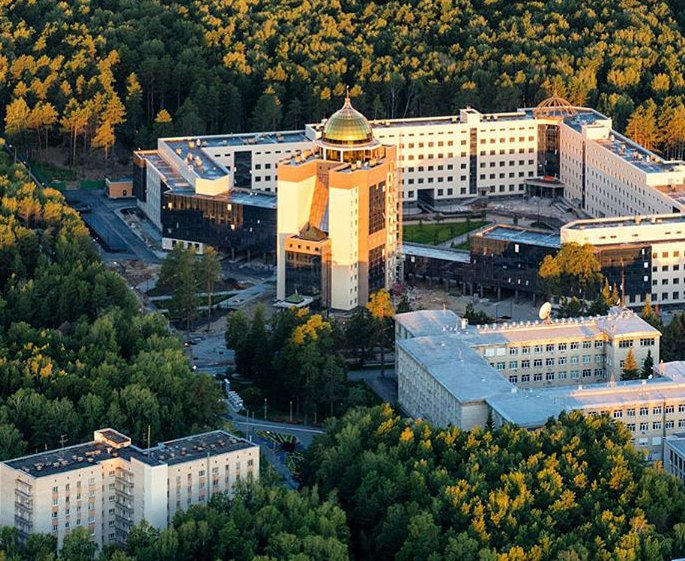
#> input picture Data/nsu.jpg, 685 x 561 px, found by its file name
$ python tasks1-6.py   (older library calls are emulated)
#> lines starting #> are read from the running program, lines starting #| are printed output that depends on the picture; after the words box and inside, x2 and y2 are one past the last pixel; in counts of white or black regions, pixels touching at a corner belong together
import matplotlib.pyplot as plt
import numpy as np
import scipy as sp
import numpy.random as random
import cv2
import tensorflow as tf
from time import time
from collections import OrderedDict

print(cv2.__version__)


def read_image(path, img_format: str):

#> called with img_format = 'rgb'
    im = cv2.imread(path)
#> im is the input picture: shape (561, 685, 3); mean B, G, R 74.6, 87.9, 82.9

    if img_format == 'rgb':
        im = cv2.cvtColor(im, cv2.COLOR_BGR2RGB)
    if img_format == 'gray' and len(np.shape(im)) > 2:
        im = cv2.cvtColor(im, cv2.COLOR_BGR2GRAY)

    return im


def linear_correction(im, a=0.0, b=0.0):
    return np.clip(im.astype(np.float32)*a + b, 0.0, 255.0).astype(np.uint8)


def gamma_correction(im, gamma=1.0):
    return (np.clip(np.power(im.astype(np.float32)/255.0, gamma), 0.0, 255.0)*255.0).astype(np.uint8)


def build_hist(im):

    im = im.astype(np.int64)

    c = 1 if len(np.shape(im)) == 2 else np.shape(im)[2]
    if len(np.shape(im)) == 3:
        im = np.sum(im, axis=2)

    brightness = (im // c).reshape(im.size)
    hist = np.histogram(brightness, bins=256, range=(-0.5, 255.5))
    return hist


def image_gradients(im, kernel_size):

    grad_x = (cv2.Sobel(im, ddepth=-1, dx=1, dy=0, ksize=kernel_size)).astype(np.float32)
    grad_y = (cv2.Sobel(im, ddepth=-1, dx=0, dy=1, ksize=kernel_size)).astype(np.float32)

    modulus = np.expand_dims(np.sqrt(grad_x * grad_x + grad_y * grad_y) / (127.5 * np.sqrt(2)), axis=3)
    direction = (np.arctan2(grad_x - 127.5, grad_y - 127.5)/np.pi + 1.0) / 2.0
    colormap = plt.get_cmap("hsv")

    direction_image = colormap(direction).astype(np.float32)
    dir_mod_image = modulus * direction_image * 255.0
    result = dir_mod_image[:, :, 0:3]

    return result.astype(np.uint8)


# [8 lines left out: function show_colormap, not called in this run]


def task1():

    path = "C:/Users/Timofey/Desktop/OPEN_CV/Data/nsu.jpg"
    intensity = 200

    image = read_image(path, "rgb")
    print(np.shape(image))
#| (561, 685, 3)

    brightness = np.sum(image.astype(np.int64), axis=2)
    brightness = brightness.astype(np.float32)/3.0
    good_pixels = brightness > intensity
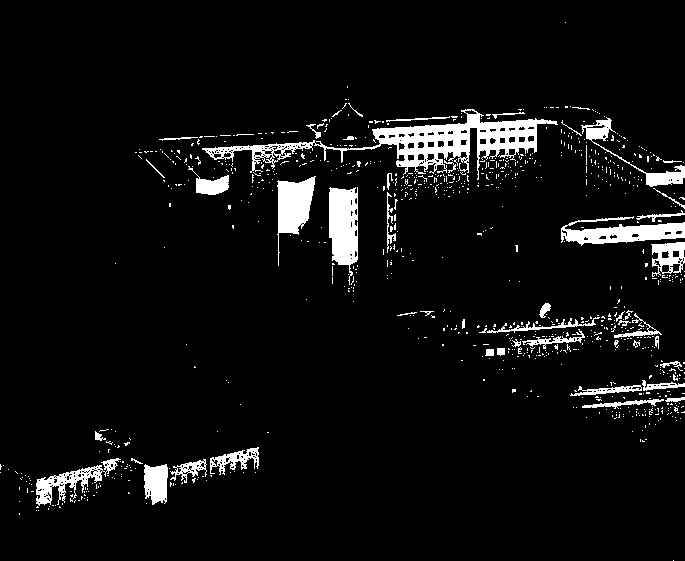
#> good_pixels: shape (561, 685) bool; 5.8% white; 914 white regions (864 under 20 px), largest, box (x1, y1, x2, y2) and area: (202, 109, 558, 180) 5791, (329, 187, 358, 285) 2037, (561, 216, 685, 246) 1886
    print(good_pixels.astype(np.int64).sum())
#| 22413

    plt.title("Source image")
    plt.imshow(image)
    plt.show()


def task2():
    path = "C:/Users/Timofey/Desktop/OPEN_CV/Data/nsu.jpg"
    centers = [(552, 104), (346, 126)]

    image = read_image(path, "rgb")
    print(np.shape(image))
#| (561, 685, 3)

    for center in centers:
        cv2.ellipse(image, center, (43, 25), 0.0, 0.0, 360.0, (255, 0, 255), 3)
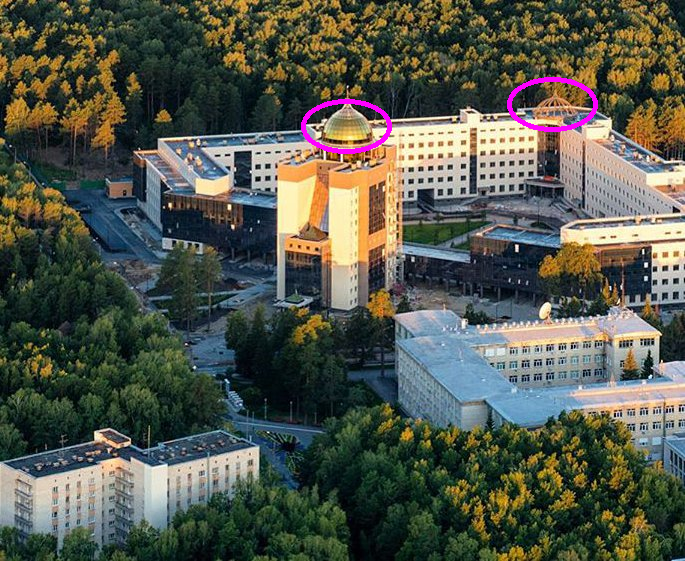
#> image: shape (561, 685, 3); mean R, G, B 83.7, 87.3, 75.5

    plt.title("Source image with ellipses!")
    plt.imshow(image)
    plt.show()


def task3():

    path = "C:/Users/Timofey/Desktop/OPEN_CV/Data/gg.jpg"
    image = read_image(path, "rgb")
#> call 3 of read_image, with img_format = 'rgb'
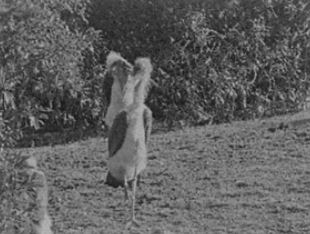
#> input picture Data/gg.jpg, 310 x 234 px, found by its file name
#> in read_image, im is the input picture: shape (234, 310, 3); min 10, max 183, mean 94.9
    print(np.shape(image))
#| (234, 310, 3)

    lc_image = linear_correction(image, a=1.0, b=50.0)
    gc_image = gamma_correction(image, gamma=0.5)
    image_hist = build_hist(image)

    image = cv2.cvtColor(image, cv2.COLOR_RGB2GRAY)
#> image: shape (234, 310)
    eq_image = cv2.equalizeHist(image)
    grayscale_hist = build_hist(image)
    equalized_hist = build_hist(eq_image)

    plt.subplot(241)
    plt.title("Source image")
    imgplot = plt.imshow(image)
    imgplot.set_cmap('gray')

    plt.subplot(242)
    plt.title("LC")
    imgplot = plt.imshow(lc_image)
    imgplot.set_cmap('gray')

    plt.subplot(243)
    plt.title("GC")
    imgplot = plt.imshow(gc_image)
    imgplot.set_cmap('gray')

    plt.subplot(244)
    plt.title("Source image hist")
    plt.plot(image_hist[0])

    plt.subplot(245)
    plt.title("Source image in grayscale")
    imgplot = plt.imshow(image)
    imgplot.set_cmap('gray')

    plt.subplot(246)
    plt.title("Equalized image")
    imgplot = plt.imshow(eq_image)
    imgplot.set_cmap('gray')

    plt.subplot(247)
    plt.title("Grayscale image hist")
    plt.plot(grayscale_hist[0])

    plt.subplot(248)
    plt.title("Equalized hist")
    plt.plot(equalized_hist[0])

    plt.show()
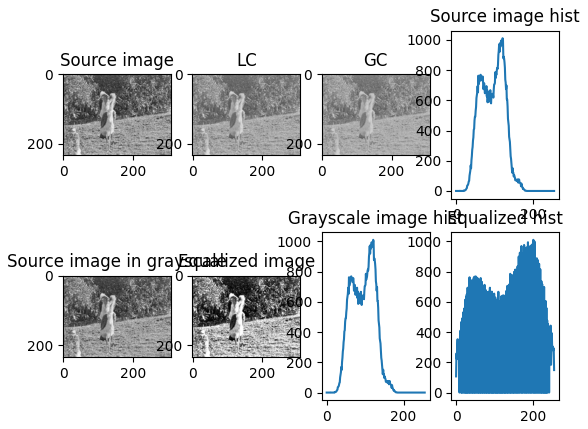
#> figure drawn by matplotlib, 8 panels; panel 4: curve peaks at x = 121, y = 1011; panel 7: curve peaks at x = 121, y = 1011; panel 8: curve peaks at x = 201, y = 1011


def task4():

    path = "C:/Users/Timofey/Desktop/OPEN_CV/Data/church.jpg"
    image = read_image(path, "rgb")
#> call 4 of read_image, with img_format = 'rgb'
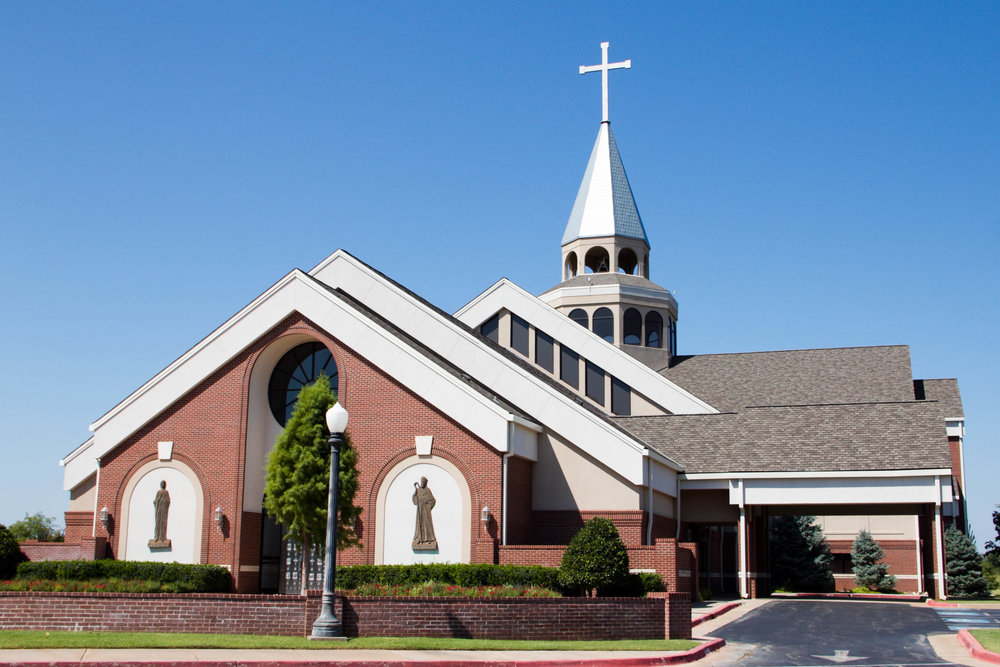
#> input picture Data/church.jpg, 1000 x 667 px, found by its file name
#> in read_image, im is the input picture: shape (667, 1000, 3); mean B, G, R 164.1, 139.1, 117.2
    print(np.shape(image))
#| (667, 1000, 3)

    gray_image = cv2.cvtColor(image, cv2.COLOR_RGB2GRAY)
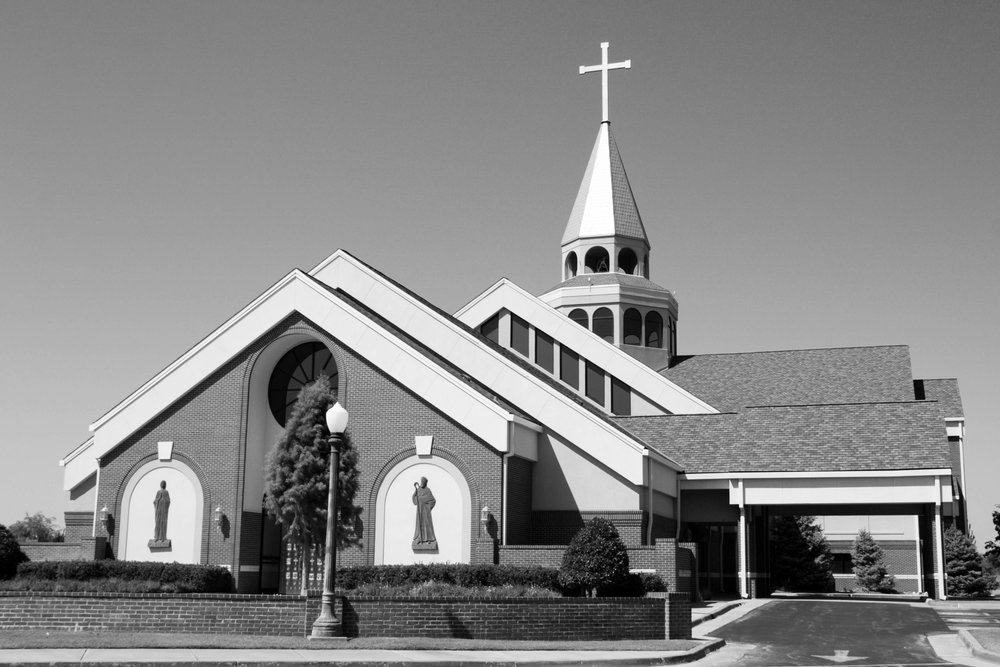
#> gray_image: shape (667, 1000); min 0, max 255, mean 135.4

    filtered_images = OrderedDict()
    filtered_images["Gaussian"] = cv2.GaussianBlur(image, (15, 15), 0)
    filtered_images["Median"] = cv2.medianBlur(image, 15)
    filtered_images["Laplace"] = cv2.Laplacian(gray_image, ddepth=-1)
    filtered_images["Sobel 1"] = cv2.Sobel(gray_image, ddepth=-1, dx=1, dy=1, ksize=5)
    filtered_images["Sobel 2"] = cv2.Sobel(gray_image, ddepth=-1, dx=1, dy=0, ksize=3)
    filtered_images["Sobel 3"] = cv2.Sobel(gray_image, ddepth=-1, dx=0, dy=1, ksize=3)
    filtered_images["Sobel 4"] = cv2.Sobel(gray_image, ddepth=-1, dx=1, dy=1, ksize=1)

    gradients = image_gradients(gray_image, kernel_size=3)
#> in image_gradients, `grad_y = (cv2.Sobel(im, ddepth=-1, dx=0, dy=1, ksize=kernel_size)).ast..`:
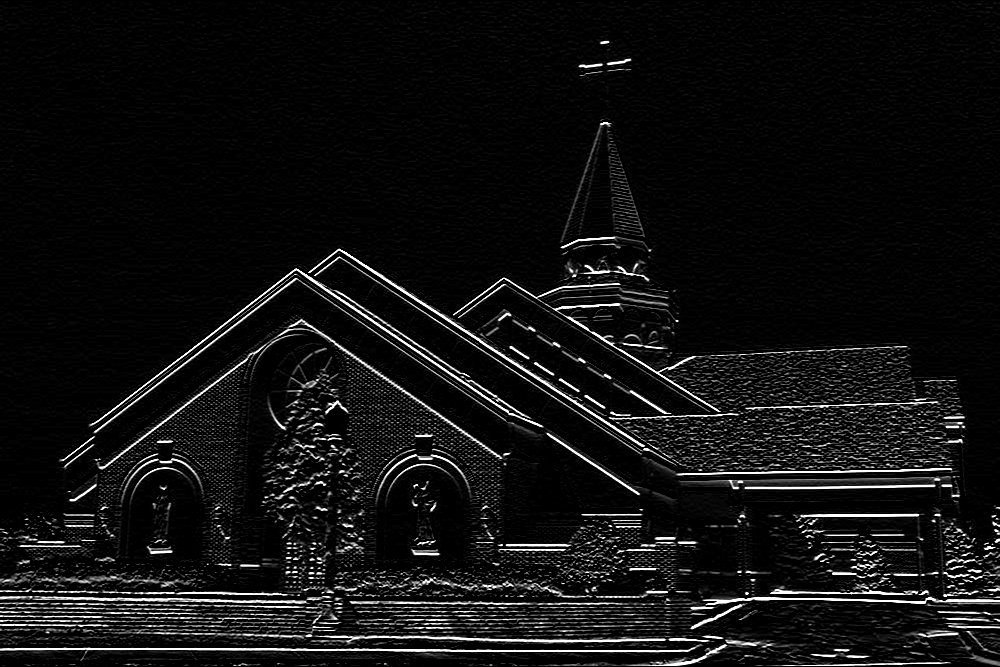
#> grad_y: shape (667, 1000) float32; min 0, max 255, mean 16.8

    show_colormap(name="hsv")

    plt.figure("Filter comparision")

    plt.subplot(331)
    plt.title("My image")
    plt.imshow(image)

    i = 0
    for k, v in filtered_images.items():
        plt.subplot(3, 3, i + 2)
        plt.title(k)
        plt.imshow(v)
        print(k + " " + str(np.shape(v)))
        i += 1

    show_colormap(name="hsv")

    plt.figure("Gradients visualization")

    plt.subplot(121)
    plt.title("Source image")
    plt.imshow(image)

    plt.subplot(122)
    plt.title("Gradients")
    plt.imshow(gradients)

    plt.figure("Noise reduction")

    mean = 0
    stddev = 50
    uniform_range = 50
    gauss_kernel_size = 7
    median_kernel_size = 7

    im1 = image.copy().astype(np.float64)
    im2 = image.copy().astype(np.float64)

    im1 += np.random.normal(mean, stddev, image.shape)
    im2 += np.random.uniform(-uniform_range, uniform_range + 1, image.shape)
    im1 = np.clip(im1, 0.0, 255.0)
    im2 = np.clip(im2, 0.0, 255.0)
    im1 = im1.astype(np.uint8)
    im2 = im2.astype(np.uint8)

    plt.subplot(231)
    plt.title("Gaussian noise")
    plt.imshow(im1)

    plt.subplot(234)
    plt.title("Uniform noise")
    plt.imshow(im2)

    plt.subplot(232)
    plt.title("Gaussian noise + gauss filter")
    plt.imshow(cv2.GaussianBlur(im1, (gauss_kernel_size, gauss_kernel_size), 0))

    plt.subplot(235)
    plt.title("Uniform noise + gauss filter")
    plt.imshow(cv2.GaussianBlur(im2, (gauss_kernel_size, gauss_kernel_size), 0))

    plt.subplot(233)
    plt.title("Gaussian noise + median filter")
    plt.imshow(cv2.medianBlur(im1, median_kernel_size))

    plt.subplot(236)
    plt.title("Uniform noise + median filter")
    plt.imshow(cv2.medianBlur(im2, median_kernel_size))

    plt.show()


# [77 lines left out: functions task5, task6, not called in this run]


if __name__ == "__main__":

    task1()
    task2()
    task3()
#> (the run stopped early here; a loop or call above may not have finished)
